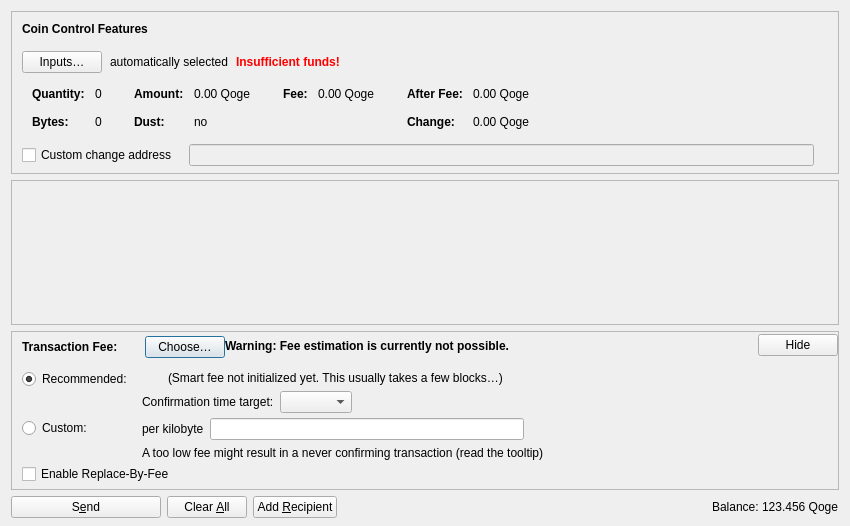
<?xml version="1.0" encoding="UTF-8"?>
<ui version="4.0">
 <class>SendCoinsDialog</class>
 <widget class="QDialog" name="SendCoinsDialog">
  <property name="geometry">
   <rect>
    <x>0</x>
    <y>0</y>
    <width>850</width>
    <height>526</height>
   </rect>
  </property>
  <property name="windowTitle">
   <string>Send Coins</string>
  </property>
  <layout class="QVBoxLayout" name="verticalLayout" stretch="0,1,0,0">
   <property name="bottomMargin">
    <number>8</number>
   </property>
   <item>
    <widget class="QFrame" name="frameCoinControl">
     <property name="sizePolicy">
      <sizepolicy hsizetype="Expanding" vsizetype="Expanding">
       <horstretch>0</horstretch>
       <verstretch>0</verstretch>
      </sizepolicy>
     </property>
     <property name="maximumSize">
      <size>
       <width>16777215</width>
       <height>16777215</height>
      </size>
     </property>
     <property name="frameShape">
      <enum>QFrame::StyledPanel</enum>
     </property>
     <property name="frameShadow">
      <enum>QFrame::Sunken</enum>
     </property>
     <layout class="QVBoxLayout" name="verticalLayoutCoinControl2">
      <property name="spacing">
       <number>0</number>
      </property>
      <property name="leftMargin">
       <number>0</number>
      </property>
      <property name="topMargin">
       <number>0</number>
      </property>
      <property name="rightMargin">
       <number>0</number>
      </property>
      <property name="bottomMargin">
       <number>6</number>
      </property>
      <item>
       <layout class="QVBoxLayout" name="verticalLayoutCoinControl" stretch="0,0,0,0,1">
        <property name="spacing">
         <number>0</number>
        </property>
        <property name="leftMargin">
         <number>10</number>
        </property>
        <property name="topMargin">
         <number>10</number>
        </property>
        <item>
         <layout class="QHBoxLayout" name="horizontalLayoutCoinControl1">
          <property name="bottomMargin">
           <number>15</number>
          </property>
          <item>
           <widget class="QLabel" name="labelCoinControlFeatures">
            <property name="sizePolicy">
             <sizepolicy hsizetype="Preferred" vsizetype="Maximum">
              <horstretch>0</horstretch>
              <verstretch>0</verstretch>
             </sizepolicy>
            </property>
            <property name="font">
             <font>
              <weight>75</weight>
              <bold>true</bold>
             </font>
            </property>
            <property name="styleSheet">
             <string notr="true">font-weight:bold;</string>
            </property>
            <property name="text">
             <string>Coin Control Features</string>
            </property>
           </widget>
          </item>
         </layout>
        </item>
        <item>
         <layout class="QHBoxLayout" name="horizontalLayoutCoinControl2" stretch="0,0,0,0">
          <property name="spacing">
           <number>8</number>
          </property>
          <property name="bottomMargin">
           <number>10</number>
          </property>
          <item>
           <widget class="QPushButton" name="pushButtonCoinControl">
            <property name="styleSheet">
             <string notr="true"/>
            </property>
            <property name="text">
             <string>Inputs…</string>
            </property>
            <property name="autoDefault">
             <bool>false</bool>
            </property>
           </widget>
          </item>
          <item>
           <widget class="QLabel" name="labelCoinControlAutomaticallySelected">
            <property name="text">
             <string>automatically selected</string>
            </property>
            <property name="margin">
             <number>5</number>
            </property>
           </widget>
          </item>
          <item>
           <widget class="QLabel" name="labelCoinControlInsuffFunds">
            <property name="font">
             <font>
              <weight>75</weight>
              <bold>true</bold>
             </font>
            </property>
            <property name="styleSheet">
             <string notr="true">color:red;font-weight:bold;</string>
            </property>
            <property name="text">
             <string>Insufficient funds!</string>
            </property>
            <property name="margin">
             <number>5</number>
            </property>
           </widget>
          </item>
          <item>
           <spacer name="horizontalSpacerCoinControl">
            <property name="orientation">
             <enum>Qt::Horizontal</enum>
            </property>
            <property name="sizeHint" stdset="0">
             <size>
              <width>40</width>
              <height>1</height>
             </size>
            </property>
           </spacer>
          </item>
         </layout>
        </item>
        <item>
         <widget class="QWidget" name="widgetCoinControl" native="true">
          <property name="sizePolicy">
           <sizepolicy hsizetype="Preferred" vsizetype="Preferred">
            <horstretch>0</horstretch>
            <verstretch>0</verstretch>
           </sizepolicy>
          </property>
          <property name="minimumSize">
           <size>
            <width>0</width>
            <height>0</height>
           </size>
          </property>
          <property name="styleSheet">
           <string notr="true"/>
          </property>
          <layout class="QHBoxLayout" name="horizontalLayoutCoinControl5">
           <property name="leftMargin">
            <number>0</number>
           </property>
           <property name="topMargin">
            <number>0</number>
           </property>
           <property name="rightMargin">
            <number>0</number>
           </property>
           <property name="bottomMargin">
            <number>0</number>
           </property>
           <item>
            <layout class="QHBoxLayout" name="horizontalLayoutCoinControl3" stretch="0,0,0,1">
             <property name="spacing">
              <number>20</number>
             </property>
             <property name="topMargin">
              <number>0</number>
             </property>
             <property name="bottomMargin">
              <number>10</number>
             </property>
             <item>
              <layout class="QFormLayout" name="formLayoutCoinControl1">
               <property name="horizontalSpacing">
                <number>10</number>
               </property>
               <property name="verticalSpacing">
                <number>14</number>
               </property>
               <property name="leftMargin">
                <number>10</number>
               </property>
               <property name="topMargin">
                <number>4</number>
               </property>
               <property name="rightMargin">
                <number>6</number>
               </property>
               <item row="0" column="0">
                <widget class="QLabel" name="labelCoinControlQuantityText">
                 <property name="font">
                  <font>
                   <weight>75</weight>
                   <bold>true</bold>
                  </font>
                 </property>
                 <property name="text">
                  <string>Quantity:</string>
                 </property>
                 <property name="margin">
                  <number>0</number>
                 </property>
                </widget>
               </item>
               <item row="0" column="1">
                <widget class="QLabel" name="labelCoinControlQuantity">
                 <property name="cursor">
                  <cursorShape>IBeamCursor</cursorShape>
                 </property>
                 <property name="contextMenuPolicy">
                  <enum>Qt::ActionsContextMenu</enum>
                 </property>
                 <property name="text">
                  <string notr="true">0</string>
                 </property>
                 <property name="margin">
                  <number>0</number>
                 </property>
                 <property name="textInteractionFlags">
                  <set>Qt::LinksAccessibleByMouse|Qt::TextSelectableByKeyboard|Qt::TextSelectableByMouse</set>
                 </property>
                </widget>
               </item>
               <item row="1" column="0">
                <widget class="QLabel" name="labelCoinControlBytesText">
                 <property name="font">
                  <font>
                   <weight>75</weight>
                   <bold>true</bold>
                  </font>
                 </property>
                 <property name="text">
                  <string>Bytes:</string>
                 </property>
                </widget>
               </item>
               <item row="1" column="1">
                <widget class="QLabel" name="labelCoinControlBytes">
                 <property name="cursor">
                  <cursorShape>IBeamCursor</cursorShape>
                 </property>
                 <property name="contextMenuPolicy">
                  <enum>Qt::ActionsContextMenu</enum>
                 </property>
                 <property name="text">
                  <string notr="true">0</string>
                 </property>
                 <property name="textInteractionFlags">
                  <set>Qt::LinksAccessibleByMouse|Qt::TextSelectableByKeyboard|Qt::TextSelectableByMouse</set>
                 </property>
                </widget>
               </item>
              </layout>
             </item>
             <item>
              <layout class="QFormLayout" name="formLayoutCoinControl2">
               <property name="horizontalSpacing">
                <number>10</number>
               </property>
               <property name="verticalSpacing">
                <number>14</number>
               </property>
               <property name="leftMargin">
                <number>6</number>
               </property>
               <property name="topMargin">
                <number>4</number>
               </property>
               <property name="rightMargin">
                <number>6</number>
               </property>
               <item row="0" column="0">
                <widget class="QLabel" name="labelCoinControlAmountText">
                 <property name="font">
                  <font>
                   <weight>75</weight>
                   <bold>true</bold>
                  </font>
                 </property>
                 <property name="text">
                  <string>Amount:</string>
                 </property>
                 <property name="margin">
                  <number>0</number>
                 </property>
                </widget>
               </item>
               <item row="0" column="1">
                <widget class="QLabel" name="labelCoinControlAmount">
                 <property name="cursor">
                  <cursorShape>IBeamCursor</cursorShape>
                 </property>
                 <property name="contextMenuPolicy">
                  <enum>Qt::ActionsContextMenu</enum>
                 </property>
                 <property name="text">
                  <string notr="true">0.00 Qoge</string>
                 </property>
                 <property name="textInteractionFlags">
                  <set>Qt::LinksAccessibleByMouse|Qt::TextSelectableByKeyboard|Qt::TextSelectableByMouse</set>
                 </property>
                </widget>
               </item>
               <item row="1" column="0">
                <widget class="QLabel" name="labelCoinControlLowOutputText">
                 <property name="font">
                  <font>
                   <weight>75</weight>
                   <bold>true</bold>
                  </font>
                 </property>
                 <property name="text">
                  <string>Dust:</string>
                 </property>
                </widget>
               </item>
               <item row="1" column="1">
                <widget class="QLabel" name="labelCoinControlLowOutput">
                 <property name="cursor">
                  <cursorShape>IBeamCursor</cursorShape>
                 </property>
                 <property name="contextMenuPolicy">
                  <enum>Qt::ActionsContextMenu</enum>
                 </property>
                 <property name="text">
                  <string notr="true">no</string>
                 </property>
                 <property name="textInteractionFlags">
                  <set>Qt::LinksAccessibleByMouse|Qt::TextSelectableByKeyboard|Qt::TextSelectableByMouse</set>
                 </property>
                </widget>
               </item>
              </layout>
             </item>
             <item>
              <layout class="QFormLayout" name="formLayoutCoinControl3">
               <property name="horizontalSpacing">
                <number>10</number>
               </property>
               <property name="verticalSpacing">
                <number>14</number>
               </property>
               <property name="leftMargin">
                <number>6</number>
               </property>
               <property name="topMargin">
                <number>4</number>
               </property>
               <property name="rightMargin">
                <number>6</number>
               </property>
               <item row="0" column="0">
                <widget class="QLabel" name="labelCoinControlFeeText">
                 <property name="font">
                  <font>
                   <weight>75</weight>
                   <bold>true</bold>
                  </font>
                 </property>
                 <property name="text">
                  <string>Fee:</string>
                 </property>
                 <property name="margin">
                  <number>0</number>
                 </property>
                </widget>
               </item>
               <item row="0" column="1">
                <widget class="QLabel" name="labelCoinControlFee">
                 <property name="cursor">
                  <cursorShape>IBeamCursor</cursorShape>
                 </property>
                 <property name="contextMenuPolicy">
                  <enum>Qt::ActionsContextMenu</enum>
                 </property>
                 <property name="text">
                  <string notr="true">0.00 Qoge</string>
                 </property>
                 <property name="textInteractionFlags">
                  <set>Qt::LinksAccessibleByMouse|Qt::TextSelectableByKeyboard|Qt::TextSelectableByMouse</set>
                 </property>
                </widget>
               </item>
              </layout>
             </item>
             <item>
              <layout class="QFormLayout" name="formLayoutCoinControl4">
               <property name="horizontalSpacing">
                <number>10</number>
               </property>
               <property name="verticalSpacing">
                <number>14</number>
               </property>
               <property name="leftMargin">
                <number>6</number>
               </property>
               <property name="topMargin">
                <number>4</number>
               </property>
               <property name="rightMargin">
                <number>6</number>
               </property>
               <item row="0" column="0">
                <widget class="QLabel" name="labelCoinControlAfterFeeText">
                 <property name="font">
                  <font>
                   <weight>75</weight>
                   <bold>true</bold>
                  </font>
                 </property>
                 <property name="text">
                  <string>After Fee:</string>
                 </property>
                 <property name="margin">
                  <number>0</number>
                 </property>
                </widget>
               </item>
               <item row="0" column="1">
                <widget class="QLabel" name="labelCoinControlAfterFee">
                 <property name="cursor">
                  <cursorShape>IBeamCursor</cursorShape>
                 </property>
                 <property name="contextMenuPolicy">
                  <enum>Qt::ActionsContextMenu</enum>
                 </property>
                 <property name="text">
                  <string notr="true">0.00 Qoge</string>
                 </property>
                 <property name="textInteractionFlags">
                  <set>Qt::LinksAccessibleByMouse|Qt::TextSelectableByKeyboard|Qt::TextSelectableByMouse</set>
                 </property>
                </widget>
               </item>
               <item row="1" column="0">
                <widget class="QLabel" name="labelCoinControlChangeText">
                 <property name="font">
                  <font>
                   <weight>75</weight>
                   <bold>true</bold>
                  </font>
                 </property>
                 <property name="text">
                  <string>Change:</string>
                 </property>
                </widget>
               </item>
               <item row="1" column="1">
                <widget class="QLabel" name="labelCoinControlChange">
                 <property name="cursor">
                  <cursorShape>IBeamCursor</cursorShape>
                 </property>
                 <property name="contextMenuPolicy">
                  <enum>Qt::ActionsContextMenu</enum>
                 </property>
                 <property name="text">
                  <string notr="true">0.00 Qoge</string>
                 </property>
                 <property name="textInteractionFlags">
                  <set>Qt::LinksAccessibleByMouse|Qt::TextSelectableByKeyboard|Qt::TextSelectableByMouse</set>
                 </property>
                </widget>
               </item>
              </layout>
             </item>
            </layout>
           </item>
          </layout>
         </widget>
        </item>
        <item>
         <layout class="QHBoxLayout" name="horizontalLayoutCoinControl4" stretch="0,0,0">
          <property name="spacing">
           <number>12</number>
          </property>
          <property name="sizeConstraint">
           <enum>QLayout::SetDefaultConstraint</enum>
          </property>
          <property name="topMargin">
           <number>5</number>
          </property>
          <property name="rightMargin">
           <number>5</number>
          </property>
          <item>
           <widget class="QCheckBox" name="checkBoxCoinControlChange">
            <property name="toolTip">
             <string>If this is activated, but the change address is empty or invalid, change will be sent to a newly generated address.</string>
            </property>
            <property name="text">
             <string>Custom change address</string>
            </property>
           </widget>
          </item>
          <item>
           <widget class="QValidatedLineEdit" name="lineEditCoinControlChange">
            <property name="enabled">
             <bool>false</bool>
            </property>
            <property name="sizePolicy">
             <sizepolicy hsizetype="Expanding" vsizetype="Fixed">
              <horstretch>0</horstretch>
              <verstretch>0</verstretch>
             </sizepolicy>
            </property>
           </widget>
          </item>
          <item>
           <widget class="QLabel" name="labelCoinControlChangeLabel">
            <property name="sizePolicy">
             <sizepolicy hsizetype="Preferred" vsizetype="Expanding">
              <horstretch>0</horstretch>
              <verstretch>0</verstretch>
             </sizepolicy>
            </property>
            <property name="minimumSize">
             <size>
              <width>0</width>
              <height>0</height>
             </size>
            </property>
            <property name="text">
             <string/>
            </property>
            <property name="margin">
             <number>3</number>
            </property>
           </widget>
          </item>
         </layout>
        </item>
        <item>
         <spacer name="verticalSpacerCoinControl">
          <property name="orientation">
           <enum>Qt::Vertical</enum>
          </property>
          <property name="sizeHint" stdset="0">
           <size>
            <width>800</width>
            <height>1</height>
           </size>
          </property>
         </spacer>
        </item>
       </layout>
      </item>
     </layout>
    </widget>
   </item>
   <item>
    <widget class="QScrollArea" name="scrollArea">
     <property name="widgetResizable">
      <bool>true</bool>
     </property>
     <widget class="QWidget" name="scrollAreaWidgetContents">
      <property name="geometry">
       <rect>
        <x>0</x>
        <y>0</y>
        <width>830</width>
        <height>104</height>
       </rect>
      </property>
      <layout class="QVBoxLayout" name="verticalLayout_2" stretch="0,1">
       <property name="leftMargin">
        <number>0</number>
       </property>
       <property name="topMargin">
        <number>0</number>
       </property>
       <property name="rightMargin">
        <number>0</number>
       </property>
       <property name="bottomMargin">
        <number>0</number>
       </property>
       <item>
        <layout class="QVBoxLayout" name="entries">
         <property name="spacing">
          <number>6</number>
         </property>
        </layout>
       </item>
       <item>
        <spacer name="verticalSpacer">
         <property name="orientation">
          <enum>Qt::Vertical</enum>
         </property>
         <property name="sizeHint" stdset="0">
          <size>
           <width>20</width>
           <height>40</height>
          </size>
         </property>
        </spacer>
       </item>
      </layout>
     </widget>
    </widget>
   </item>
   <item>
    <widget class="QFrame" name="frameFee">
     <property name="sizePolicy">
      <sizepolicy hsizetype="Expanding" vsizetype="Expanding">
       <horstretch>0</horstretch>
       <verstretch>0</verstretch>
      </sizepolicy>
     </property>
     <property name="maximumSize">
      <size>
       <width>16777215</width>
       <height>16777215</height>
      </size>
     </property>
     <property name="frameShape">
      <enum>QFrame::StyledPanel</enum>
     </property>
     <property name="frameShadow">
      <enum>QFrame::Sunken</enum>
     </property>
     <layout class="QVBoxLayout" name="verticalLayoutFee1">
      <property name="spacing">
       <number>0</number>
      </property>
      <property name="leftMargin">
       <number>0</number>
      </property>
      <property name="topMargin">
       <number>0</number>
      </property>
      <property name="rightMargin">
       <number>0</number>
      </property>
      <property name="bottomMargin">
       <number>0</number>
      </property>
      <item>
       <layout class="QVBoxLayout" name="verticalLayoutFee2" stretch="0,0,0">
        <property name="spacing">
         <number>0</number>
        </property>
        <property name="leftMargin">
         <number>10</number>
        </property>
        <property name="topMargin">
         <number>0</number>
        </property>
        <item>
         <layout class="QHBoxLayout" name="horizontalLayoutFee1">
          <property name="bottomMargin">
           <number>0</number>
          </property>
          <item>
           <layout class="QVBoxLayout" name="verticalLayoutFee7">
            <property name="spacing">
             <number>0</number>
            </property>
            <item>
             <spacer name="verticalSpacerSmartFee">
              <property name="orientation">
               <enum>Qt::Vertical</enum>
              </property>
              <property name="sizeType">
               <enum>QSizePolicy::Fixed</enum>
              </property>
              <property name="sizeHint" stdset="0">
               <size>
                <width>1</width>
                <height>4</height>
               </size>
              </property>
             </spacer>
            </item>
            <item>
             <layout class="QHBoxLayout" name="horizontalLayoutSmartFee">
              <property name="spacing">
               <number>10</number>
              </property>
              <item>
               <widget class="QLabel" name="labelFeeHeadline">
                <property name="sizePolicy">
                 <sizepolicy hsizetype="Preferred" vsizetype="Maximum">
                  <horstretch>0</horstretch>
                  <verstretch>0</verstretch>
                 </sizepolicy>
                </property>
                <property name="font">
                 <font>
                  <weight>75</weight>
                  <bold>true</bold>
                 </font>
                </property>
                <property name="styleSheet">
                 <string notr="true">font-weight:bold;</string>
                </property>
                <property name="text">
                 <string>Transaction Fee:</string>
                </property>
               </widget>
              </item>
              <item>
               <widget class="QLabel" name="labelFeeMinimized">
                <property name="text">
                 <string/>
                </property>
               </widget>
              </item>
              <item>
               <widget class="QPushButton" name="buttonChooseFee">
                <property name="text">
                 <string>Choose…</string>
                </property>
               </widget>
              </item>
             </layout>
            </item>
            <item>
             <spacer name="verticalSpacer_5">
              <property name="orientation">
               <enum>Qt::Vertical</enum>
              </property>
              <property name="sizeHint" stdset="0">
               <size>
                <width>1</width>
                <height>1</height>
               </size>
              </property>
             </spacer>
            </item>
           </layout>
          </item>
          <item>
           <widget class="QLabel" name="fallbackFeeWarningLabel">
            <property name="toolTip">
             <string>Using the fallbackfee can result in sending a transaction that will take several hours or days (or never) to confirm. Consider choosing your fee manually or wait until you have validated the complete chain.</string>
            </property>
            <property name="font">
            <font>
                <weight>75</weight>
                <bold>true</bold>
            </font>
            </property>
            <property name="text">
             <string>Warning: Fee estimation is currently not possible.</string>
            </property>
            <property name="wordWrap">
             <bool>false</bool>
            </property>
           </widget>
          </item>
          <item>
           <spacer name="horizontalSpacer_4">
            <property name="orientation">
             <enum>Qt::Horizontal</enum>
            </property>
            <property name="sizeType">
             <enum>QSizePolicy::MinimumExpanding</enum>
            </property>
            <property name="sizeHint" stdset="0">
             <size>
              <width>40</width>
              <height>20</height>
             </size>
            </property>
           </spacer>
          </item>
          <item>
           <widget class="QPushButton" name="buttonMinimizeFee">
            <property name="toolTip">
             <string>Hide transaction fee settings</string>
            </property>
            <property name="text">
             <string>Hide</string>
            </property>
           </widget>
          </item>
         </layout>
        </item>
        <item>
         <widget class="QFrame" name="frameFeeSelection">
          <layout class="QVBoxLayout" name="verticalLayoutFee12">
           <property name="spacing">
            <number>0</number>
           </property>
           <property name="leftMargin">
            <number>0</number>
           </property>
           <property name="topMargin">
            <number>0</number>
           </property>
           <property name="rightMargin">
            <number>0</number>
           </property>
           <property name="bottomMargin">
            <number>0</number>
           </property>
           <item>
            <layout class="QGridLayout" name="gridLayoutFee">
             <property name="topMargin">
              <number>10</number>
             </property>
             <property name="bottomMargin">
              <number>4</number>
             </property>
             <property name="horizontalSpacing">
              <number>10</number>
             </property>
             <property name="verticalSpacing">
              <number>4</number>
             </property>
             <item row="1" column="1">
              <layout class="QVBoxLayout" name="verticalLayoutFee8">
               <property name="spacing">
                <number>6</number>
               </property>
               <item>
                <layout class="QHBoxLayout" name="horizontalLayoutFee13">
                 <item>
                  <widget class="QLabel" name="labelCustomPerKilobyte">
                   <property name="toolTip">
                    <string>Specify a custom fee per kB (1,000 bytes) of the transaction's virtual size.

Note:  Since the fee is calculated on a per-byte basis, a fee rate of "100 satoshis per kvB" for a transaction size of 500 virtual bytes (half of 1 kvB) would ultimately yield a fee of only 50 satoshis.</string>
                   </property>
                   <property name="text">
                    <string>per kilobyte</string>
                   </property>
                  </widget>
                 </item>
                 <item>
                  <widget class="QogecoinAmountField" name="customFee"/>
                 </item>
                 <item>
                  <spacer name="horizontalSpacer_6">
                   <property name="orientation">
                    <enum>Qt::Horizontal</enum>
                   </property>
                   <property name="sizeHint" stdset="0">
                    <size>
                     <width>1</width>
                     <height>1</height>
                    </size>
                   </property>
                  </spacer>
                 </item>
                </layout>
               </item>
               <item>
                <layout class="QHBoxLayout" name="horizontalLayoutFee8">
                 <item>
                  <widget class="QLabel" name="labelCustomFeeWarning">
                   <property name="enabled">
                    <bool>true</bool>
                   </property>
                   <property name="toolTip">
                    <string>When there is less transaction volume than space in the blocks, miners as well as relaying nodes may enforce a minimum fee. Paying only this minimum fee is just fine, but be aware that this can result in a never confirming transaction once there is more demand for xogecoin transactions than the network can process.</string>
                   </property>
                   <property name="text">
                    <string>A too low fee might result in a never confirming transaction (read the tooltip)</string>
                   </property>
                  </widget>
                 </item>
                 <item>
                  <spacer name="horizontalSpacer_2">
                   <property name="orientation">
                    <enum>Qt::Horizontal</enum>
                   </property>
                   <property name="sizeHint" stdset="0">
                    <size>
                     <width>1</width>
                     <height>1</height>
                    </size>
                   </property>
                  </spacer>
                 </item>
                </layout>
               </item>
              </layout>
             </item>
             <item row="0" column="0">
              <layout class="QVBoxLayout" name="verticalLayoutFee4" stretch="0,1">
               <item>
                <widget class="QRadioButton" name="radioSmartFee">
                 <property name="text">
                  <string>Recommended:</string>
                 </property>
                 <property name="checked">
                  <bool>true</bool>
                 </property>
                 <attribute name="buttonGroup">
                  <string notr="true">groupFee</string>
                 </attribute>
                </widget>
               </item>
               <item>
                <spacer name="verticalSpacer_2">
                 <property name="orientation">
                  <enum>Qt::Vertical</enum>
                 </property>
                 <property name="sizeHint" stdset="0">
                  <size>
                   <width>1</width>
                   <height>1</height>
                  </size>
                 </property>
                </spacer>
               </item>
              </layout>
             </item>
             <item row="1" column="0">
              <layout class="QVBoxLayout" name="verticalLayoutFee9" stretch="0,1">
               <item>
                <widget class="QRadioButton" name="radioCustomFee">
                 <property name="text">
                  <string>Custom:</string>
                 </property>
                 <attribute name="buttonGroup">
                  <string notr="true">groupFee</string>
                 </attribute>
                </widget>
               </item>
               <item>
                <spacer name="verticalSpacer_6">
                 <property name="orientation">
                  <enum>Qt::Vertical</enum>
                 </property>
                 <property name="sizeHint" stdset="0">
                  <size>
                   <width>1</width>
                   <height>1</height>
                  </size>
                 </property>
                </spacer>
               </item>
              </layout>
             </item>
             <item row="0" column="1">
              <layout class="QVBoxLayout" name="verticalLayoutFee3" stretch="0,0,1">
               <property name="spacing">
                <number>6</number>
               </property>
               <property name="topMargin">
                <number>2</number>
               </property>
               <item>
                <layout class="QHBoxLayout" name="horizontalLayoutFee12">
                 <item>
                  <widget class="QLabel" name="labelSmartFee">
                   <property name="text">
                    <string/>
                   </property>
                  </widget>
                 </item>
                 <item>
                  <widget class="QLabel" name="labelFeeEstimation">
                   <property name="text">
                    <string/>
                   </property>
                  </widget>
                 </item>
                 <item>
                  <widget class="QLabel" name="labelSmartFee2">
                   <property name="text">
                    <string>(Smart fee not initialized yet. This usually takes a few blocks…)</string>
                   </property>
                  </widget>
                 </item>
                 <item>
                  <spacer name="horizontalSpacer_5">
                   <property name="orientation">
                    <enum>Qt::Horizontal</enum>
                   </property>
                   <property name="sizeHint" stdset="0">
                    <size>
                     <width>1</width>
                     <height>1</height>
                    </size>
                   </property>
                  </spacer>
                 </item>
                </layout>
               </item>
               <item>
                <layout class="QHBoxLayout" name="horizontalLayoutFee9">
                 <item>
                  <layout class="QVBoxLayout" name="verticalLayoutFee6">
                   <item>
                    <widget class="QLabel" name="labelSmartFee3">
                     <property name="text">
                      <string>Confirmation time target:</string>
                     </property>
                    </widget>
                   </item>
                  </layout>
                 </item>
                 <item>
                  <layout class="QVBoxLayout" name="verticalLayoutFee5">
                   <property name="rightMargin">
                    <number>30</number>
                   </property>
                   <item>
                    <layout class="QHBoxLayout" name="horizontalLayoutConfTarget">
                     <property name="bottomMargin">
                      <number>0</number>
                     </property>
                     <item>
                      <widget class="QComboBox" name="confTargetSelector"/>
                     </item>
                     <item>
                      <spacer name="horizontalSpacerConfTarget">
                       <property name="orientation">
                        <enum>Qt::Horizontal</enum>
                       </property>
                       <property name="sizeHint" stdset="0">
                        <size>
                         <width>40</width>
                         <height>20</height>
                        </size>
                       </property>
                      </spacer>
                     </item>
                    </layout>
                   </item>
                  </layout>
                 </item>
                </layout>
               </item>
               <item>
                <spacer name="verticalSpacer_4">
                 <property name="orientation">
                  <enum>Qt::Vertical</enum>
                 </property>
                 <property name="sizeHint" stdset="0">
                  <size>
                   <width>1</width>
                   <height>1</height>
                  </size>
                 </property>
                </spacer>
               </item>
              </layout>
             </item>
            </layout>
           </item>
           <item>
            <widget class="QCheckBox" name="optInRBF">
             <property name="text">
              <string>Enable Replace-By-Fee</string>
             </property>
             <property name="toolTip">
              <string>With Replace-By-Fee (BIP-125) you can increase a transaction's fee after it is sent. Without this, a higher fee may be recommended to compensate for increased transaction delay risk.</string>
             </property>
            </widget>
           </item>
          </layout>
         </widget>
        </item>
        <item>
         <spacer name="verticalSpacerFee">
          <property name="orientation">
           <enum>Qt::Vertical</enum>
          </property>
          <property name="sizeHint" stdset="0">
           <size>
            <width>40</width>
            <height>5</height>
           </size>
          </property>
         </spacer>
        </item>
       </layout>
      </item>
     </layout>
    </widget>
   </item>
   <item>
    <layout class="QHBoxLayout" name="horizontalLayout">
     <item>
      <widget class="QPushButton" name="sendButton">
       <property name="minimumSize">
        <size>
         <width>150</width>
         <height>0</height>
        </size>
       </property>
       <property name="toolTip">
        <string>Confirm the send action</string>
       </property>
       <property name="text">
        <string>S&amp;end</string>
       </property>
       <property name="icon">
        <iconset resource="../xogecoin.qrc">
         <normaloff>:/icons/send</normaloff>:/icons/send</iconset>
       </property>
       <property name="autoDefault">
        <bool>false</bool>
       </property>
       <property name="default">
        <bool>false</bool>
       </property>
      </widget>
     </item>
     <item>
      <widget class="QPushButton" name="clearButton">
       <property name="sizePolicy">
        <sizepolicy hsizetype="Minimum" vsizetype="Fixed">
         <horstretch>0</horstretch>
         <verstretch>0</verstretch>
        </sizepolicy>
       </property>
       <property name="toolTip">
        <string>Clear all fields of the form.</string>
       </property>
       <property name="text">
        <string>Clear &amp;All</string>
       </property>
       <property name="icon">
        <iconset resource="../xogecoin.qrc">
         <normaloff>:/icons/remove</normaloff>:/icons/remove</iconset>
       </property>
       <property name="autoDefault">
        <bool>false</bool>
       </property>
      </widget>
     </item>
     <item>
      <widget class="QPushButton" name="addButton">
       <property name="toolTip">
        <string>Send to multiple recipients at once</string>
       </property>
       <property name="text">
        <string>Add &amp;Recipient</string>
       </property>
       <property name="icon">
        <iconset resource="../xogecoin.qrc">
         <normaloff>:/icons/add</normaloff>:/icons/add</iconset>
       </property>
       <property name="autoDefault">
        <bool>false</bool>
       </property>
      </widget>
     </item>
     <item>
      <spacer name="horizontalSpacer">
       <property name="orientation">
        <enum>Qt::Horizontal</enum>
       </property>
       <property name="sizeHint" stdset="0">
        <size>
         <width>40</width>
         <height>20</height>
        </size>
       </property>
      </spacer>
     </item>
     <item>
      <layout class="QHBoxLayout" name="horizontalLayout_2">
       <property name="spacing">
        <number>3</number>
       </property>
       <item>
        <widget class="QLabel" name="labelBalanceName">
         <property name="sizePolicy">
          <sizepolicy hsizetype="Preferred" vsizetype="Fixed">
           <horstretch>0</horstretch>
           <verstretch>0</verstretch>
          </sizepolicy>
         </property>
         <property name="text">
          <string>Balance:</string>
         </property>
        </widget>
       </item>
       <item>
        <widget class="QLabel" name="labelBalance">
         <property name="sizePolicy">
          <sizepolicy hsizetype="Preferred" vsizetype="Fixed">
           <horstretch>0</horstretch>
           <verstretch>0</verstretch>
          </sizepolicy>
         </property>
         <property name="cursor">
          <cursorShape>IBeamCursor</cursorShape>
         </property>
         <property name="text">
          <string notr="true">123.456 Qoge</string>
         </property>
         <property name="textInteractionFlags">
          <set>Qt::LinksAccessibleByMouse|Qt::TextSelectableByKeyboard|Qt::TextSelectableByMouse</set>
         </property>
        </widget>
       </item>
      </layout>
     </item>
    </layout>
   </item>
  </layout>
 </widget>
 <customwidgets>
  <customwidget>
   <class>QValidatedLineEdit</class>
   <extends>QLineEdit</extends>
   <header>qt/qvalidatedlineedit.h</header>
  </customwidget>
  <customwidget>
   <class>QogecoinAmountField</class>
   <extends>QLineEdit</extends>
   <header>qt/xogecoinamountfield.h</header>
   <container>1</container>
  </customwidget>
 </customwidgets>
 <resources>
  <include location="../xogecoin.qrc"/>
 </resources>
 <connections/>
 <buttongroups>
  <buttongroup name="groupFee"/>
 </buttongroups>
</ui>
